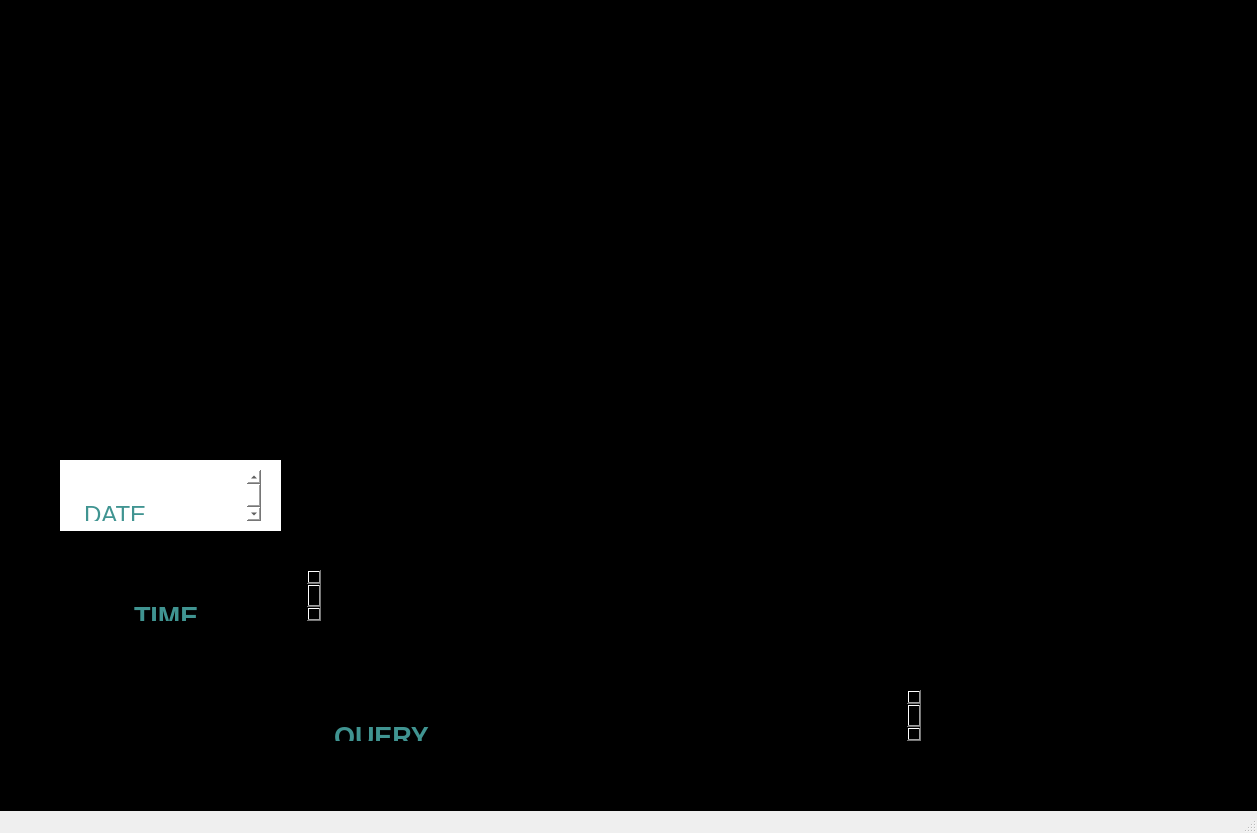
<?xml version="1.0" encoding="UTF-8"?>
<ui version="4.0">
    <class>Jarvis</class>
    <widget class="QMainWindow" name="Jarvis">
        <property name="geometry">
            <rect>
                <x>0</x>
                <y>0</y>
                <width>1257</width>
                <height>833</height>
            </rect>
        </property>
        <property name="windowTitle">
            <string>MainWindow</string>
        </property>
        <widget class="QWidget" name="centralwidget">
            <widget class="QLabel" name="blackbg">
                <property name="geometry">
                    <rect>
                        <x>-50</x>
                        <y>-180</y>
                        <width>1701</width>
                        <height>1181</height>
                    </rect>
                </property>
                <property name="styleSheet">
                    <string notr="true">background-color:black


                    </string>
                </property>
                <property name="text">
                    <string>TextLabel</string>
                </property>
                <property name="scaledContents">
                    <bool>true</bool>
                </property>
            </widget>
            <widget class="QLabel" name="mironman">
                <property name="geometry">
                    <rect>
                        <x>270</x>
                        <y>50</y>
                        <width>661</width>
                        <height>431</height>
                    </rect>
                </property>
                <property name="text">
                    <string/>
                </property>
                <property name="pixmap">
                    <pixmap>gui files/oie_oie_overlay.gif</pixmap>
                </property>
                <property name="scaledContents">
                    <bool>true</bool>
                </property>
            </widget>
            <widget class="QLabel" name="initiatingsystem">
                <property name="geometry">
                    <rect>
                        <x>0</x>
                        <y>-10</y>
                        <width>381</width>
                        <height>191</height>
                    </rect>
                </property>
                <property name="text">
                    <string/>
                </property>
                <property name="pixmap">
                    <pixmap>gui files/initial.gif</pixmap>
                </property>
                <property name="scaledContents">
                    <bool>true</bool>
                </property>
            </widget>
            <widget class="QLabel" name="datebackground">
                <property name="geometry">
                    <rect>
                        <x>60</x>
                        <y>460</y>
                        <width>221</width>
                        <height>71</height>
                    </rect>
                </property>
                <property name="styleSheet">
                    <string notr="true">background-color:white</string>
                </property>
                <property name="text">
                    <string/>
                </property>
                <property name="pixmap">
                    <pixmap>gui files/gggf.jpg</pixmap>
                </property>
                <property name="scaledContents">
                    <bool>true</bool>
                </property>
            </widget>
            <widget class="QLabel" name="timebg">
                <property name="geometry">
                    <rect>
                        <x>110</x>
                        <y>560</y>
                        <width>231</width>
                        <height>71</height>
                    </rect>
                </property>
                <property name="text">
                    <string/>
                </property>
                <property name="pixmap">
                    <pixmap>gui files/gggf.jpg</pixmap>
                </property>
                <property name="scaledContents">
                    <bool>true</bool>
                </property>
            </widget>
            <widget class="QLabel" name="corner2">
                <property name="geometry">
                    <rect>
                        <x>1020</x>
                        <y>40</y>
                        <width>201</width>
                        <height>141</height>
                    </rect>
                </property>
                <property name="text">
                    <string/>
                </property>
                <property name="pixmap">
                    <pixmap>gui files/actual.gif</pixmap>
                </property>
                <property name="scaledContents">
                    <bool>true</bool>
                </property>
            </widget>
            <widget class="QLabel" name="corner1">
                <property name="geometry">
                    <rect>
                        <x>780</x>
                        <y>40</y>
                        <width>201</width>
                        <height>141</height>
                    </rect>
                </property>
                <property name="text">
                    <string/>
                </property>
                <property name="pixmap">
                    <pixmap>gui files/Jarvis_Gui (2).gif</pixmap>
                </property>
                <property name="scaledContents">
                    <bool>true</bool>
                </property>
            </widget>
            <widget class="QLabel" name="startlbl">
                <property name="geometry">
                    <rect>
                        <x>930</x>
                        <y>420</y>
                        <width>231</width>
                        <height>81</height>
                    </rect>
                </property>
                <property name="text">
                    <string/>
                </property>
                <property name="pixmap">
                    <pixmap>gui files/Start.png</pixmap>
                </property>
                <property name="scaledContents">
                    <bool>true</bool>
                </property>
            </widget>
            <widget class="QLabel" name="quitlbl">
                <property name="geometry">
                    <rect>
                        <x>900</x>
                        <y>530</y>
                        <width>231</width>
                        <height>71</height>
                    </rect>
                </property>
                <property name="text">
                    <string/>
                </property>
                <property name="pixmap">
                    <pixmap>gui files/Quit.png</pixmap>
                </property>
                <property name="scaledContents">
                    <bool>true</bool>
                </property>
            </widget>
            <widget class="QTextBrowser" name="datetext">
                <property name="geometry">
                    <rect>
                        <x>80</x>
                        <y>470</y>
                        <width>181</width>
                        <height>51</height>
                    </rect>
                </property>
                <property name="styleSheet">
                    <string notr="true">background:transparent;
                        border:1;
                    </string>
                </property>
                <property name="html">
                    <string>&lt;!DOCTYPE HTML PUBLIC &quot;-//W3C//DTD HTML 4.0//EN&quot; &quot;http://www.w3.org/TR/REC-html40/strict.dtd&quot;&gt;
                        &lt;html&gt;&lt;head&gt;&lt;meta name=&quot;qrichtext&quot; content=&quot;1&quot; /&gt;&lt;style
                        type=&quot;text/css&quot;&gt;
                        p, li { white-space: pre-wrap; }
                        &lt;/style&gt;&lt;/head&gt;&lt;body style=&quot; font-family:'MS Shell Dlg 2'; font-size:7.8pt;
                        font-weight:400; font-style:normal;&quot;&gt;
                        &lt;p style=&quot; margin-top:0px; margin-bottom:0px; margin-left:0px; margin-right:0px;
                        -qt-block-indent:0; text-indent:0px;&quot;&gt;&lt;span style=&quot; font-size:18pt;
                        color:#409491;&quot;&gt;DATE&lt;/span&gt;&lt;/p&gt;&lt;/body&gt;&lt;/html&gt;
                    </string>
                </property>
            </widget>
            <widget class="QTextBrowser" name="timetext">
                <property name="geometry">
                    <rect>
                        <x>130</x>
                        <y>570</y>
                        <width>191</width>
                        <height>51</height>
                    </rect>
                </property>
                <property name="styleSheet">
                    <string notr="true">background:transparent;
                        border:none;
                    </string>
                </property>
                <property name="html">
                    <string>&lt;!DOCTYPE HTML PUBLIC &quot;-//W3C//DTD HTML 4.0//EN&quot; &quot;http://www.w3.org/TR/REC-html40/strict.dtd&quot;&gt;
                        &lt;html&gt;&lt;head&gt;&lt;meta name=&quot;qrichtext&quot; content=&quot;1&quot; /&gt;&lt;style
                        type=&quot;text/css&quot;&gt;
                        p, li { white-space: pre-wrap; }
                        &lt;/style&gt;&lt;/head&gt;&lt;body style=&quot; font-family:'MS Shell Dlg 2'; font-size:7.8pt;
                        font-weight:400; font-style:normal;&quot;&gt;
                        &lt;p style=&quot; margin-top:0px; margin-bottom:0px; margin-left:0px; margin-right:0px;
                        -qt-block-indent:0; text-indent:0px;&quot;&gt;&lt;span style=&quot; font-size:20pt;
                        font-weight:600; color:#409491;&quot;&gt;TIME&lt;/span&gt;&lt;/p&gt;&lt;/body&gt;&lt;/html&gt;
                    </string>
                </property>
            </widget>
            <widget class="QPushButton" name="startbtn">
                <property name="geometry">
                    <rect>
                        <x>940</x>
                        <y>440</y>
                        <width>211</width>
                        <height>51</height>
                    </rect>
                </property>
                <property name="styleSheet">
                    <string notr="true">background:transparent;
                        border:none;
                    </string>
                </property>
                <property name="text">
                    <string/>
                </property>
            </widget>
            <widget class="QPushButton" name="startbtn_2">
                <property name="geometry">
                    <rect>
                        <x>910</x>
                        <y>540</y>
                        <width>211</width>
                        <height>51</height>
                    </rect>
                </property>
                <property name="styleSheet">
                    <string notr="true">background:transparent;
                        border:none;
                    </string>
                </property>
                <property name="text">
                    <string/>
                </property>
            </widget>
            <widget class="QLabel" name="downeye">
                <property name="geometry">
                    <rect>
                        <x>440</x>
                        <y>450</y>
                        <width>341</width>
                        <height>181</height>
                    </rect>
                </property>
                <property name="text">
                    <string/>
                </property>
                <property name="textFormat">
                    <enum>Qt::MarkdownText</enum>
                </property>
                <property name="pixmap">
                    <pixmap>gui files/Aqua.gif</pixmap>
                </property>
                <property name="scaledContents">
                    <bool>true</bool>
                </property>
            </widget>
            <widget class="QLabel" name="earthlbl">
                <property name="geometry">
                    <rect>
                        <x>30</x>
                        <y>280</y>
                        <width>281</width>
                        <height>171</height>
                    </rect>
                </property>
                <property name="text">
                    <string/>
                </property>
                <property name="pixmap">
                    <pixmap>gui files/Earth.gif</pixmap>
                </property>
                <property name="scaledContents">
                    <bool>true</bool>
                </property>
            </widget>
            <widget class="QLabel" name="trigif">
                <property name="geometry">
                    <rect>
                        <x>870</x>
                        <y>240</y>
                        <width>281</width>
                        <height>171</height>
                    </rect>
                </property>
                <property name="text">
                    <string/>
                </property>
                <property name="pixmap">
                    <pixmap>gui files/program_load.gif</pixmap>
                </property>
                <property name="scaledContents">
                    <bool>true</bool>
                </property>
            </widget>
            <widget class="QLabel" name="liestening">
                <property name="enabled">
                    <bool>true</bool>
                </property>
                <property name="geometry">
                    <rect>
                        <x>470</x>
                        <y>460</y>
                        <width>281</width>
                        <height>191</height>
                    </rect>
                </property>
                <property name="text">
                    <string/>
                </property>
                <property name="pixmap">
                    <pixmap>gui files/listeningGIF.gif</pixmap>
                </property>
                <property name="scaledContents">
                    <bool>true</bool>
                </property>
            </widget>
            <widget class="QLabel" name="label">
                <property name="geometry">
                    <rect>
                        <x>50</x>
                        <y>140</y>
                        <width>201</width>
                        <height>101</height>
                    </rect>
                </property>
                <property name="text">
                    <string/>
                </property>
                <property name="pixmap">
                    <pixmap>gui files/Code_Template.gif</pixmap>
                </property>
                <property name="scaledContents">
                    <bool>true</bool>
                </property>
            </widget>
            <widget class="QLabel" name="yousaidbg">
                <property name="geometry">
                    <rect>
                        <x>290</x>
                        <y>670</y>
                        <width>691</width>
                        <height>81</height>
                    </rect>
                </property>
                <property name="text">
                    <string/>
                </property>
                <property name="pixmap">
                    <pixmap>gui files/gggf.jpg</pixmap>
                </property>
                <property name="scaledContents">
                    <bool>true</bool>
                </property>
            </widget>
            <widget class="QTextBrowser" name="yousaidtxt">
                <property name="geometry">
                    <rect>
                        <x>330</x>
                        <y>690</y>
                        <width>591</width>
                        <height>51</height>
                    </rect>
                </property>
                <property name="styleSheet">
                    <string notr="true">background:transparent;
                        border:none;
                    </string>
                </property>
                <property name="html">
                    <string>&lt;!DOCTYPE HTML PUBLIC &quot;-//W3C//DTD HTML 4.0//EN&quot; &quot;http://www.w3.org/TR/REC-html40/strict.dtd&quot;&gt;
                        &lt;html&gt;&lt;head&gt;&lt;meta name=&quot;qrichtext&quot; content=&quot;1&quot; /&gt;&lt;style
                        type=&quot;text/css&quot;&gt;
                        p, li { white-space: pre-wrap; }
                        &lt;/style&gt;&lt;/head&gt;&lt;body style=&quot; font-family:'MS Shell Dlg 2'; font-size:7.8pt;
                        font-weight:400; font-style:normal;&quot;&gt;
                        &lt;p style=&quot; margin-top:0px; margin-bottom:0px; margin-left:0px; margin-right:0px;
                        -qt-block-indent:0; text-indent:0px;&quot;&gt;&lt;span style=&quot; font-size:20pt;
                        font-weight:600; color:#409491;&quot;&gt;QUERY&lt;/span&gt;&lt;/p&gt;&lt;/body&gt;&lt;/html&gt;
                    </string>
                </property>
            </widget>
            <widget class="QLabel" name="label_2">
                <property name="geometry">
                    <rect>
                        <x>-20</x>
                        <y>290</y>
                        <width>1061</width>
                        <height>361</height>
                    </rect>
                </property>
                <property name="text">
                    <string/>
                </property>
                <property name="pixmap">
                    <pixmap>gui files/loading_1.gif</pixmap>
                </property>
                <property name="scaledContents">
                    <bool>true</bool>
                </property>
            </widget>
            <zorder>label_2</zorder>
            <zorder>blackbg</zorder>
            <zorder>initiatingsystem</zorder>
            <zorder>datebackground</zorder>
            <zorder>downeye</zorder>
            <zorder>timebg</zorder>
            <zorder>timetext</zorder>
            <zorder>datetext</zorder>
            <zorder>startlbl</zorder>
            <zorder>quitlbl</zorder>
            <zorder>earthlbl</zorder>
            <zorder>trigif</zorder>
            <zorder>liestening</zorder>
            <zorder>mironman</zorder>
            <zorder>startbtn</zorder>
            <zorder>startbtn_2</zorder>
            <zorder>corner1</zorder>
            <zorder>label</zorder>
            <zorder>yousaidbg</zorder>
            <zorder>yousaidtxt</zorder>
            <zorder>corner2</zorder>
        </widget>
        <widget class="QStatusBar" name="statusbar"/>
    </widget>
    <resources/>
    <connections/>
</ui>
